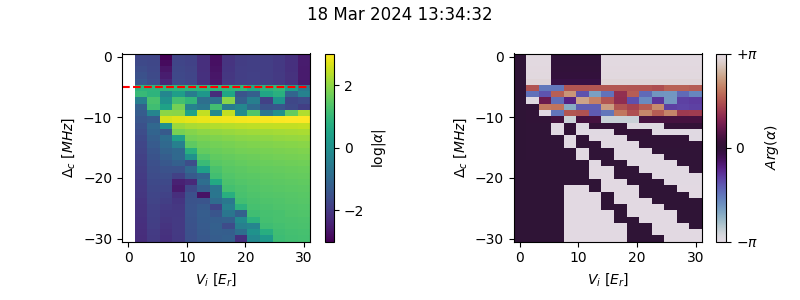

Here is the Python script that generated this plot:
from torchgpe.bec2D import Gas
from torchgpe.bec2D.callbacks import CavityMonitor
from torchgpe.bec2D.potentials import Contact, DispersiveCavity, Trap
from torchgpe.utils.potentials import linear_ramp
from torchgpe.utils import parse_config

import numpy as np
import torch
import matplotlib.pyplot as plt
from matplotlib import ticker
from scipy.constants import hbar
from tqdm.auto import tqdm
from datetime import datetime 

config = parse_config("configuration.yaml")

np.random.seed(config["random_seed"])
torch.manual_seed(config["random_seed"])

contact = Contact()
trap = Trap(**config["potentials"]["trap"])

bec = Gas(**config["gas"], float_dtype=torch.float32,
          complex_dtype=torch.complex64)

detunings = torch.linspace(*config["boundaries"]["cavity_detuning"])
depths = torch.linspace(*config["boundaries"]["lattice_depth"])

alphas = torch.tensor(
    np.empty((detunings.shape[0], depths.shape[0]), dtype=complex))

for d_idx, detuning in enumerate(tqdm(detunings, smoothing=0, desc="Phase diagram", bar_format='{l_bar}{bar}| {n_fmt}/{total_fmt} [{elapsed}<{remaining}]')):
    for p_idx, pump in enumerate(tqdm(depths, smoothing=0, desc="Row", bar_format='{l_bar}{bar}| {n_fmt}/{total_fmt} [{elapsed}<{remaining}]', leave=False)):
        cavity = DispersiveCavity(
            lattice_depth=pump, cavity_detuning=detuning, **config["potentials"]["cavity"])

        bec.psi = torch.exp(-(bec.X**2 + bec.Y**2)/(
            2*(config["initial_wavefunction"]["gaussian_sigma"] / bec.adim_length)**2))

        bec.ground_state([trap, contact, cavity], callbacks=[],
                         **config["propagation"]["imaginary_time"])

        alphas[d_idx, p_idx] = cavity.get_alpha(bec.psi)


def pi_tick_formatter(val, pos):
    if val == 0:
        return 0
    if (val/np.pi*4) % 4 == 0:
        return f"${('+' if np.sign(val)==1 else '-') if abs(val/np.pi)==1 else int(val/np.pi)}\\pi$"
    return f"${('+' if np.sign(val)==1 else '-') if abs(val/np.pi*4)==1 else int(val/np.pi*4)}\\pi / 4$"


def plot_pd(x, y, z):
    fig, ax = plt.subplots(1, 2, figsize=(8, 3))
    ax = ax.flatten()

    im0 = ax[0].pcolormesh(x, y/1e6, np.log10(np.abs(z)),
                           shading='auto', cmap="viridis")
    ax[0].set_xlabel(r"$V_i$ [$E_r$]")
    ax[0].set_ylabel(r"$\Delta_c$ [$MHz$]")
    plt.colorbar(im0, ax=ax[0], orientation='vertical',
                 label="$\\log|\\alpha|$")

    x_left, x_right = ax[0].get_xlim()
    y_low, y_high = ax[0].get_ylim()
    ax[0].set_aspect(abs((x_right-x_left)/(y_low-y_high)) * 1)

    ax[0].axhline(y=config["gas"]["N_particles"]*config["potentials"]["cavity"]["cavity_coupling"]
                  ** 2/(2*config["potentials"]["cavity"]["atomic_detuning"])/1e6, color="red", ls="dashed")

    im0 = ax[1].pcolormesh(x, y/1e6, np.angle(z), shading='auto',
                           cmap="twilight", vmin=-np.pi, vmax=np.pi)
    ax[1].set_xlabel(r"$V_i$ [$E_r$]")
    ax[1].set_ylabel(r"$\Delta_c$ [$MHz$]")
    plt.colorbar(im0, ax=ax[1], orientation='vertical', label="$Arg(\\alpha)$", format=ticker.FuncFormatter(
        pi_tick_formatter), ticks=ticker.MultipleLocator(base=np.pi))

    x_left, x_right = ax[1].get_xlim()
    y_low, y_high = ax[1].get_ylim()
    ax[1].set_aspect(abs((x_right-x_left)/(y_low-y_high)) * 1)
    plt.suptitle(datetime.now().strftime("%d %b %Y %H:%M:%S"))

    plt.tight_layout()

    plt.savefig("cavity_self_organization_imaginary_time.png")


plot_pd(depths, detunings, alphas)
# ! check meshgrid indexing and plotting